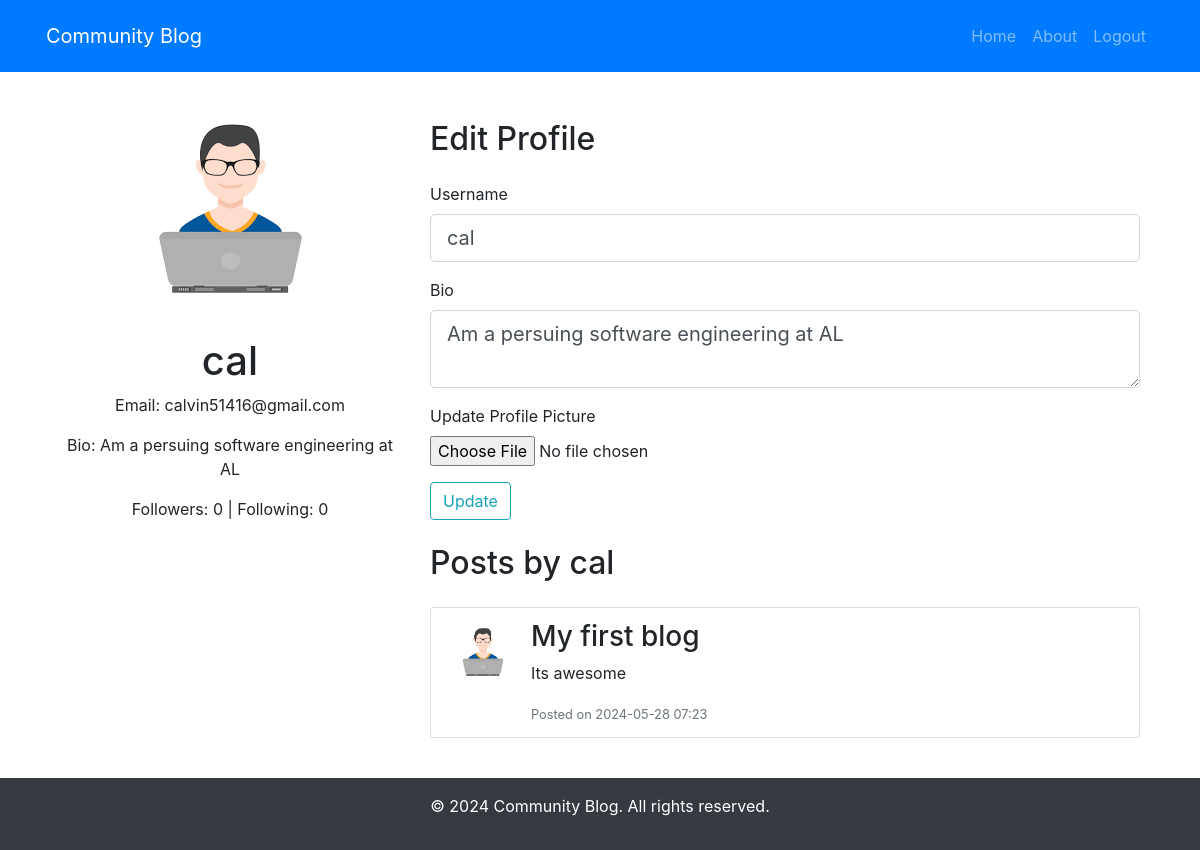
/about/cal (signed in), run on the app's committed database.
### app/models.py (models this page shows, shortened)
class User(db.Model, UserMixin):
    id = db.Column(db.Integer, primary_key=True)
    username = db.Column(db.String(64), unique=True, nullable=False)
    email = db.Column(db.String(120), unique=True, nullable=False)
    password = db.Column(db.String(128))
    bio = db.Column(db.String(500))
    img = db.Column(db.String(128), default='default.png')
    is_active = db.Column(db.Boolean, default=False)
    posts = db.relationship('Post', backref='author', lazy='dynamic')
    followed = db.relationship(
        'User', secondary=followers,
        primaryjoin=(followers.c.follower_id == id),
        secondaryjoin=(followers.c.followed_id == id),
        backref=db.backref('followers', lazy='dynamic'), lazy='dynamic'
    )

class Post(db.Model, UserMixin):
    id = db.Column(db.Integer, primary_key=True)
    title = db.Column(db.String(120), nullable=False)
    content = db.Column(db.String(1024), nullable=False)
    user_id = db.Column(db.Integer, db.ForeignKey('user.id'))
    timestamp = db.Column(db.DateTime, index=True, default=datetime.utcnow)

### app/routes.py (the view)
@app.route('/about/<username>', methods=['GET', 'POST'])
@login_required
def about(username):
    user = User.query.filter_by(username=username).first_or_404()
    form = UpdateProfileForm()
    if form.validate_on_submit() and current_user == user:
        if form.picture.data:
            picture_file = save_picture(form.picture.data)
            current_user.img = picture_file
        current_user.username = form.username.data
        current_user.bio = form.bio.data
        db.session.commit()
        flash('Your account has been updated!', 'success')
        return redirect(url_for('about', username=current_user.username))
    elif request.method == 'GET':
        form.username.data = user.username
        form.bio.data = user.bio
    posts = user.posts.order_by(Post.timestamp.desc()).all()
    return render_template('about.html', title='About', user=user, form=form, posts=posts)

### app/forms.py
class UpdateProfileForm(FlaskForm):
    username = StringField('Username', validators=[DataRequired(), Length(min=2, max=20)])
    bio = TextAreaField('Bio', validators=[Length(max=500)])
    picture = FileField('Update Profile Picture', validators=[FileAllowed(['jpg', 'png', 'jpeg'])])
    submit = SubmitField('Update')

### app/routes.py (called while the page is built)
@login_manager.user_loader
def load_user(user_id):
    return User.query.get(int(user_id))

### app/templates/about.html (shortened to what this page needs)
{% extends "index.html" %}
{% block content %}
<div class="container">
    <div class="row">
        <div class="col-md-4 text-center">
            <img src="{{ url_for('static', filename='images/' + user.img) }}" alt="Profile Picture" class="img-fluid rounded-circle mb-3">
            <h1>{{ user.username }}</h1>
            <p>Email: {{ user.email }}</p>
            <p>Bio: {{ user.bio }}</p>
            <p>Followers: {{ user.followers.count() }} | Following: {{ user.followed.count() }}</p>
        </div>
        <div class="col-md-8">
            {% if current_user == user %}
            <h2 class="my-4">Edit Profile</h2>
            <form method="POST" enctype="multipart/form-data">
                <div class="form-group">
                    {{ form.username.label(class="form-control-label") }}
                    {{ form.username(class="form-control form-control-lg" if not form.username.errors else "form-control form-control-lg is-invalid") }}
                </div>
                <div class="form-group">
                    {{ form.bio.label(class="form-control-label") }}
                    {{ form.bio(class="form-control form-control-lg" if not form.bio.errors else "form-control form-control-lg is-invalid") }}
                </div>
                <div class="form-group">
                    {{ form.picture.label(class="form-control-label") }}
                    {{ form.picture(class="form-control-file") }}
                </div>
                <div class="form-group mt-2">
                    {{ form.submit(class="btn btn-outline-info") }}
                </div>
            </form>
            {% endif %}
            <h2 class="my-4">Posts by {{ user.username }}</h2>
            <ul class="list-group">
                {% for post in posts %}
                    <li class="list-group-item mb-3 d-flex">
                        <img class="mr-3 rounded-circle" src="{{ url_for('static', filename='images/' + post.author.img) }}" alt="{{ post.author.username }}" width="64" height="64">
                        <div>
                            <h3>{{ post.title }}</h3>
                            <p>{{ post.content }}</p>
                            <small class="text-muted">Posted on {{ post.timestamp.strftime('%Y-%m-%d %H:%M') }}</small>
                        </div>
                    </li>
                {% endfor %}
            </ul>
        </div>
    </div>
</div>
{% endblock %}

### app/templates/index.html (shortened to what this page needs)
<!DOCTYPE html>
<html lang="en">
<head>
    <link rel="stylesheet" href="https://stackpath.bootstrapcdn.com/bootstrap/4.5.2/css/bootstrap.min.css">
    <link rel="stylesheet" href="{{ url_for('static', filename='main.css') }}">
</head>
<body>
    <header class="bg-primary text-white py-2">
        <nav class="navbar navbar-expand-lg navbar-dark container">
            <a class="navbar-brand" href="{{ url_for('home') }}">Community Blog</a>
            <div class="collapse navbar-collapse" id="navbarNav">
                <ul class="navbar-nav ml-auto">
                    {% if current_user.is_authenticated %}
                    <li class="nav-item"><a class="nav-link" href="{{ url_for('home') }}">Home</a></li>
                    <li class="nav-item"><a class="nav-link" href="{{ url_for('about', username=current_user.username) }}">About</a></li>
                    <li class="nav-item"><a class="nav-link" href="{{ url_for('logout') }}">Logout</a></li>
                    {% else %}
                    <li class="nav-item"><a class="nav-link" href="{{ url_for('login') }}">Login</a></li>
                    <li class="nav-item"><a class="nav-link" href="{{ url_for('register') }}">Register</a></li>
                    {% endif %}
                </ul>
            </div>
        </nav>
    </header>
    <main class="container mt-4">
        {% block content %}{% endblock %}
    </main>
    <footer class="bg-dark text-white text-center py-3 mt-4">
        <p>&copy; 2024 Community Blog. All rights reserved.</p>
    </footer>
</body>
</html>

### data on the page
User: img (picture), username "cal", email "calvin51416@gmail.com", bio "Am a persuing software engineering at AL"
Post: img (picture), title "My first blog", content "Its awesome", timestamp "2024-05-28 07:23"

### other printed values
{{ user.followers.count() }} "0"
{{ user.followed.count() }} "0"
